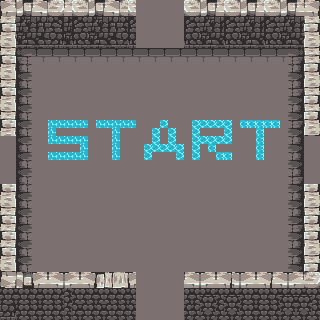

This is a level from a 2D game, rendered from its Tiled map with the project's own tilesets. A one-line summary and the map file follow, with tile-layer data summarised:
An orthogonal 40x40 tile map with 8x8 px tiles, 3 tile layers (ground, wall, decorate) and 5 objects.

<map version="1.10" tiledversion="1.11.2" orientation="orthogonal" renderorder="right-down" width="40" height="40" tilewidth="8" tileheight="8" infinite="0" nextlayerid="12" nextobjectid="13">
 <tileset firstgid="1" source="地牢.tsx" />
 <layer id="1" name="ground" width="40" height="40">
  <data>[1600 cells, 1600 non-empty, 46 distinct tile ids]</data>
 </layer>
 <layer id="2" name="wall" width="40" height="40">
  <data>[1600 cells, 496 non-empty, 162 distinct tile ids]</data>
 </layer>
 <layer id="6" name="decorate" width="40" height="40">
  <data>[1600 cells, 0 non-empty, 0 distinct tile ids]</data>
 </layer>
 <objectgroup id="11" name="door">
  <object id="4" x="136" y="0" width="48" height="48">
   <properties>
    <property name="keyId" value="" />
    <property name="status" value="closed" />
    <property name="type" value="door" />
   </properties>
  </object>
  <object id="5" x="136" y="272" width="48" height="48">
   <properties>
    <property name="keyId" value="" />
    <property name="status" value="closed" />
    <property name="type" value="door" />
   </properties>
  </object>
  <object id="6" x="0" y="136" width="16" height="48">
   <properties>
    <property name="keyId" value="" />
    <property name="status" value="closed" />
    <property name="type" value="door" />
   </properties>
  </object>
  <object id="10" x="304" y="136" width="16" height="48">
   <properties>
    <property name="keyId" value="" />
    <property name="status" value="closed" />
    <property name="type" value="door" />
   </properties>
  </object>
 </objectgroup>
 <objectgroup id="9" name="spawn_points">
  <object id="12" x="160.145" y="163.724">
   <properties>
    <property name="type" value="birthPoint" />
   </properties>
   <point />
  </object>
 </objectgroup>
</map>
